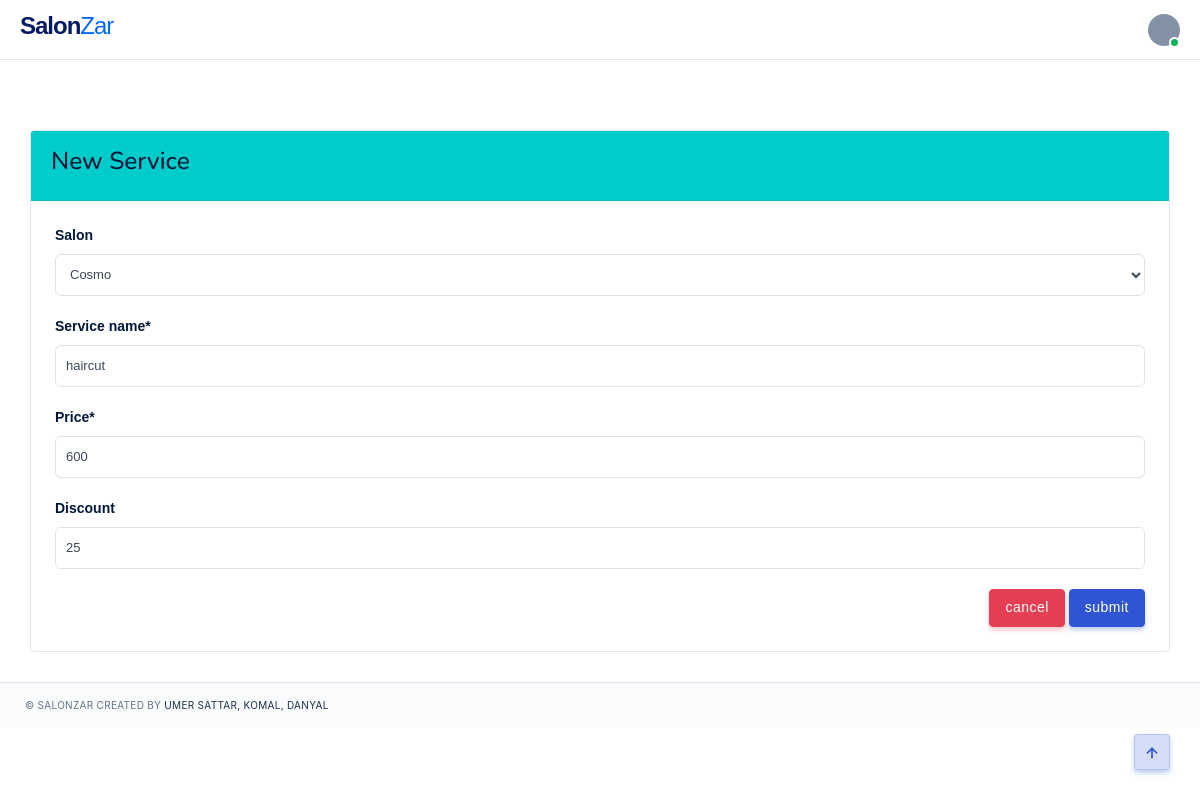
The app's page /edit_service/3 (signed in) with its own data.
### salons/models.py (models this page shows, shortened)
class Service(models.Model):
    salon = models.ForeignKey(Salon,null=True,blank=True,on_delete=models.CASCADE)
    service_name = models.CharField(max_length=200,null=True)
    price = models.IntegerField(null=True)
    discount = models.IntegerField(null=True,blank=True)

### salons/decorators.py (the view)
		def wrapper_func(request,*args,**kwargs):
			group = None
			if request.user.groups.exists():
				group = request.user.groups.all()[0].name
			if group in allowed_roles:
				return view_func(request,*args,**kwargs)
			else:
				return HttpResponse('You are not allowed to view this page')

### salons/forms.py
class salon_serice_form(ModelForm):
	class Meta:
		model = Service
		fields = '__all__'

### salons/models.py (called while the page is built)
    def __str__(self):
        return self.shop_name

### salons/templatetags/user_tags.py (called while the page is built)
@register.filter(name='has_group')
def has_group(user, group_name):
    return user.groups.filter(name=group_name).exists()

### salons/views.py (called while the page is built)
@login_required(login_url=login_page)
@allowed_users(allowed_roles=['salon manager'])
def edit_service(request,id):
    service = Service.objects.get(id=id)
    form = salon_serice_form(instance=service)
    if request.method == 'POST':
        form = salon_serice_form(request.POST,instance=service)
        if form.is_valid():
            form.save()
            return redirect('salon_user')
    context = {'form':form}
    return render(request, 'pages/new_service.html', context)

### salons/templates/pages/new_service.html
{% extends 'pages/base.html' %}{% load crispy_forms_tags %}{% block content %}
<div class="container pd-x-0 pd-lg-x-10 pd-xl-x-0 mg-t-40">
  <div class="card">
    <div class="card-header bg-teal">
      <h3>New Service</h3>
    </div>
    <div class="card-body">
      <form action="" method="POST" enctype="multipart/form-data">
        {% csrf_token %} {{form | crispy}}
        <div class="float-right">
          <a class="btn btn-danger" href="{% url 'salon_user'%}">cancel</a>
          <button class="btn btn-primary" type="submit">submit</button>
        </div>
      </form>
    </div>
  </div>
</div>
{% endblock %}

### static/css/colors/default.css (style rules this page uses)
.bg-primary, .btn-primary, .btn-outline-primary:hover, .btn-outline-primary:focus, .btn-outline-primary:active, .btn-outline-primary.active, .btn-outline-primary.focus, .btn-outline-primary:not(:disabled):not(.disabled):active, .btn-soft-primary:hover, .btn-soft-primary:focus, .btn-soft-primary:active, .btn-soft-primary.active, .btn-soft-primary.focus, .badge-primary, .pagination .page-item.active .page-link, .nav-pills .nav-link.active, .custom-control-input:checked ~ .custom-control-label:before, #preloader #status .spinner .double-bounce1, #preloader #status .spinner .double-bounce2, .social-icon li a:hover, #topnav .navbar-toggle.open span:hover, .gradient, .flex-control-paging li a.flex-active, .owl-theme .owl-dots .owl-dot span, .owl-theme .owl-dots .owl-dot.active span, .owl-theme .owl-dots.clickable .owl-dot:hover span, .watch-video a .play-icon-circle, .sidebar .widget .tagcloud > a:hover, .flatpickr-day.selected, .flatpickr-day.selected:hover, .bg-animation-left.crypto-home:after, .bg-animation-left.task-management-home:after, .classic-app-image .bg-app-shape:after, .classic-saas-image .bg-saas-shape:after, .work-container.work-modern .icons .work-icon:hover, .features.fea-primary:hover, .accounts:hover, .accounts.active, .timeline-page .timeline-item .date-label-left:after, .timeline-page .timeline-item .duration-right:after, .swiper-slider-hero .swiper-container .swiper-button-prev:hover, .swiper-slider-hero .swiper-container .swiper-button-next:hover { background-color: #2f55d4 !important; }
.btn-primary, .btn-outline-primary, .btn-outline-primary:hover, .btn-outline-primary:focus, .btn-outline-primary:active, .btn-outline-primary.active, .btn-outline-primary.focus, .btn-outline-primary:not(:disabled):not(.disabled):active, .badge-outline-primary, .btn-soft-primary:hover, .btn-soft-primary:focus, .btn-soft-primary:active, .btn-soft-primary.active, .btn-soft-primary.focus, .alert-primary, .alert-outline-primary, .pagination .page-item.active .page-link, .form-group .form-control:focus, .form-group .form-control.active, .custom-control-input:checked ~ .custom-control-label:before, .custom-control-input:focus ~ .custom-control-label::before, .form-control:focus, .social-icon li a:hover, #topnav .has-submenu.active.active .menu-arrow, #topnav.scroll .navigation-menu > li:hover > .menu-arrow, #topnav.scroll .navigation-menu > li.active > .menu-arrow, #topnav .navigation-menu > li:hover > .menu-arrow, #topnav .has-submenu .submenu .has-submenu:hover .submenu-arrow, #topnav.nav-sticky .navigation-menu.nav-light > li:hover > .menu-arrow, #topnav.nav-sticky .navigation-menu.nav-light > li.active > .menu-arrow, .pricing-rates.business-rate:hover, .pricing-rates.starter-plan, .event-schedule:hover, .container-filter li a.active, .container-filter li a:hover, .flatpickr-day.selected, .flatpickr-day.selected:hover, .swiper-slider-hero .swiper-container .swiper-button-prev:hover, .swiper-slider-hero .swiper-container .swiper-button-next:hover { border-color: #2f55d4 !important; }
.btn-primary, .btn-soft-primary, .btn-outline-primary:hover, .btn-outline-primary:focus, .btn-outline-primary:active, .btn-outline-primary.active, .btn-outline-primary.focus, .btn-outline-primary:not(:disabled):not(.disabled):active { box-shadow: 0 3px 5px 0 rgba(47, 85, 212, 0.3); }

### records on screen
Service: salon "Cosmo", service_name "haircut", price "600", discount "25"
